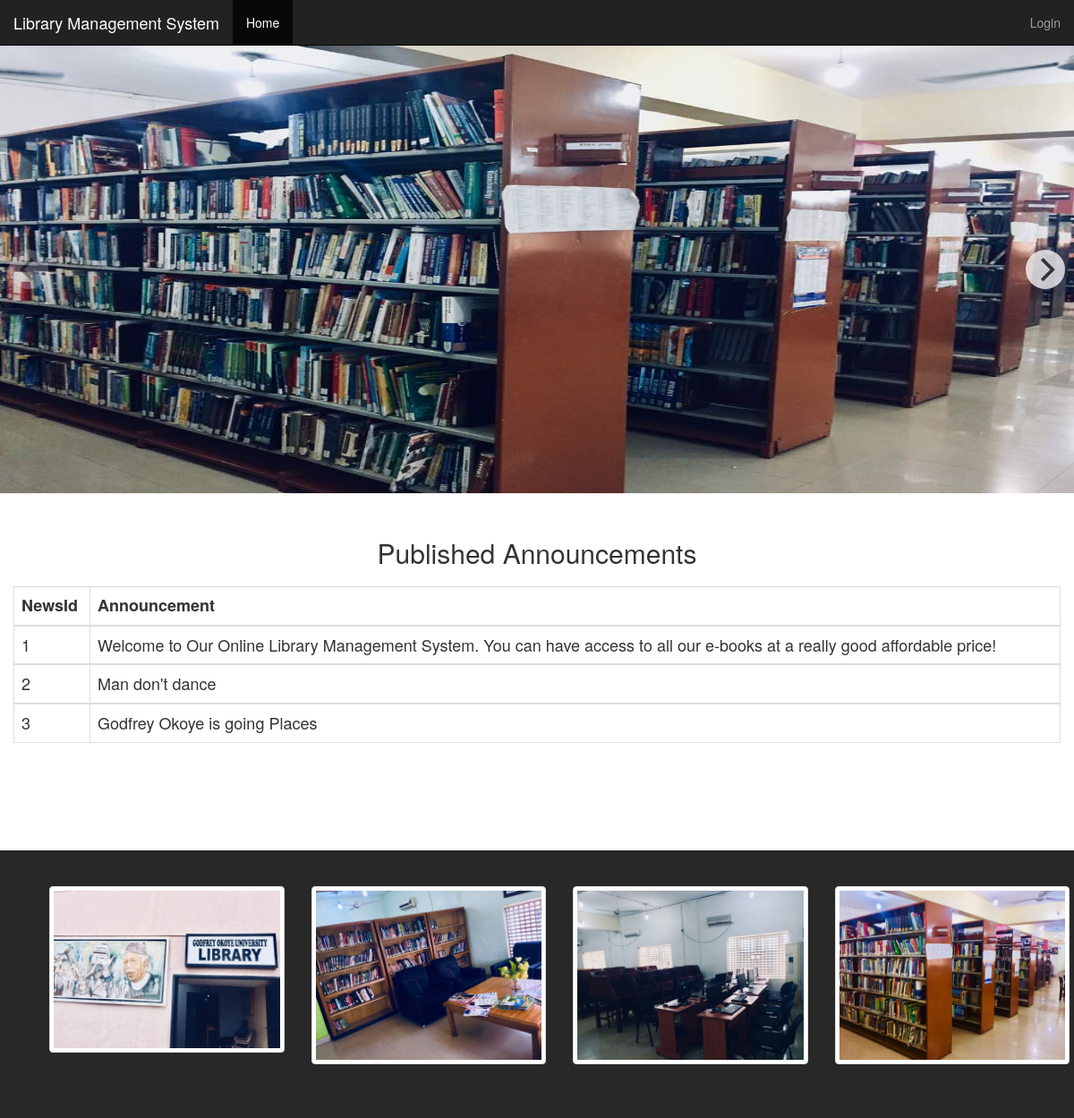
The page / on the database its author committed.
### tables this page shows
CREATE TABLE `news` (
  `newsId` int(11) NOT NULL,
  `announcement` text NOT NULL
);

### index.php (the view, shortened to what this page needs)
<?php
require 'includes/db-inc.php';
 include "includes/header.php";
  ?>
<!DOCTYPE html>
<html>
<head>
	<link rel="stylesheet" type="text/css" href="css/bootstrap.css">
	<link rel="stylesheet" type="text/css" href="font-awesome-4.7.0/css/font-awesome.css">
	<link rel="stylesheet" type="text/css" href="css/style.css">
	<link rel="stylesheet" type="text/css" href="flickity/flickity.css">
</head>
<body>
<div class="container">
	<nav class="navbar navbar-inverse navbar-fixed-top">
		<div class="container-fluid">
			<div class="navbar-header">
				<a class="navbar-brand" href="#">Library Management System</a>
			</div>
			<div class="collapse navbar-collapse" id="bs-example">
				<ul class="nav navbar-nav">
					<li class="active"><a href="#">Home</a></li>
				</ul>
				<ul class="nav navbar-nav navbar-right">
					<li><a href="login.php">Login</a></li>
				</ul>
			</div>
		</div>
	</nav>
</div>
		<div class="container-fluid slide">
	  		<div class="slider">
					<div class="carousel" data-flickity='{ "autoPlay": true }'; >
						  <div class="carousel-cell" auto-play >
						  	<img src="ify/1.jpeg">
						  </div>
					</div>
	  		</div>
		</div>
		<div class="container slide2">
			  <div class="panel-heading">
		  	<div class="row">
		  		<h3 class="center-block" style="font-size: 30px;">Published Announcements</h3>
			</div>
		  </div>
		  <table class="table table-bordered" style="font-size: 18px;">
      		<thead>
                <tr>
                    <th>NewsId</th>
                         <th>Announcement</th>
                </tr>
          </thead>
           <?php
          $sql2 = "SELECT * from news";
      $query2 = mysqli_query($conn, $sql2);
      $counter = 1;
      while ($row = mysqli_fetch_array($query2)) {  ?>
        <tbody >
          <td><?php echo $counter++; ?></td>
          <td><?php echo $row['announcement']; ?></td>
        </tbody>
     <?php }
           ?>
		   </table>
	  </div>
		<div class="container-fluid slide3" style="background-color: #282828">
			<div class="container">
				<div class="row">
				<div class="col-lg-3 col-md-3 col-sm-6 col-xs-12">
					<a href="#" class="thumbnail">
						<img src="ify/9.jpeg">
					</a>
				</div>
				<div class="col-lg-3 col-md-3 col-sm-6 col-xs-12">
					<a href="#" class="thumbnail">
						<img src="ify/6.jpeg">
					</a>
				</div>
				<div class="col-lg-3 col-md-3 col-sm-6 col-xs-12">
					<a href="#" class="thumbnail">
						<img src="ify/7.jpeg">
					</a>
				</div>
				<div class="col-lg-3 col-md-3 col-sm-6 col-xs-12">
					<a href="#" class="thumbnail">
						<img src="ify/8.jpeg">
					</a>
				</div>
			</div>
			</div>
		</div>
</body>
</html>

### css/style.css (style rules this page uses)
body { overflow-x: hidden; }
.slide { margin-top: 51px; padding: 0; }
.slide3 { margin-top: 100px; padding: 40px; }
.slide img { background-position: center; width: 100%; height: 500px; }
.slide2 { margin-top: 20px; padding: 0; }
.carousel-cell { width: 100%; counter-increment: carousel-cell; }
.center-block { text-align: center; }

### flickity/flickity.css (style rules this page uses)
.flickity-enabled { position: relative; }
.flickity-enabled.is-draggable { -webkit-tap-highlight-color: transparent; tap-highlight-color: transparent; -webkit-user-select: none; -moz-user-select: none; -ms-user-select: none; user-select: none; }

### rows shown on the page
news: announcement "Welcome to Our Online Library Management System. You can have access to all our e-books at a really good affordable price!"
news: announcement "Man don't dance"
news: announcement "Godfrey Okoye is going Places"
